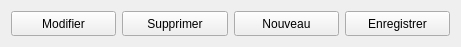
              <widget class="QWidget" name="layoutWidget_2">
               <property name="geometry">
                <rect>
                 <x>600</x>
                 <y>630</y>
                 <width>461</width>
                 <height>31</height>
                </rect>
               </property>
               <layout class="QHBoxLayout" name="horizontalLayout_9">
                <item>
                 <widget class="QPushButton" name="pushButton_Modifier_plantes">
                  <property name="minimumSize">
                   <size>
                    <width>0</width>
                    <height>25</height>
                   </size>
                  </property>
                  <property name="maximumSize">
                   <size>
                    <width>16777215</width>
                    <height>25</height>
                   </size>
                  </property>
                  <property name="text">
                   <string>Modifier</string>
                  </property>
                 </widget>
                </item>
                <item>
                 <widget class="QPushButton" name="pushButton_supprimer_plantes">
                  <property name="minimumSize">
                   <size>
                    <width>0</width>
                    <height>25</height>
                   </size>
                  </property>
                  <property name="maximumSize">
                   <size>
                    <width>16777215</width>
                    <height>25</height>
                   </size>
                  </property>
                  <property name="text">
                   <string>Supprimer</string>
                  </property>
                 </widget>
                </item>
                <item>
                 <widget class="QPushButton" name="pushButton_Nouveau_plantes">
                  <property name="minimumSize">
                   <size>
                    <width>0</width>
                    <height>25</height>
                   </size>
                  </property>
                  <property name="maximumSize">
                   <size>
                    <width>16777215</width>
                    <height>25</height>
                   </size>
                  </property>
                  <property name="text">
                   <string>Nouveau</string>
                  </property>
                 </widget>
                </item>
                <item>
                 <widget class="QPushButton" name="pushButton_enregistrer_plantes">
                  <property name="minimumSize">
                   <size>
                    <width>0</width>
                    <height>25</height>
                   </size>
                  </property>
                  <property name="maximumSize">
                   <size>
                    <width>16777215</width>
                    <height>25</height>
                   </size>
                  </property>
                  <property name="text">
                   <string>Enregistrer</string>
                  </property>
                 </widget>
                </item>
               </layout>
              </widget>
